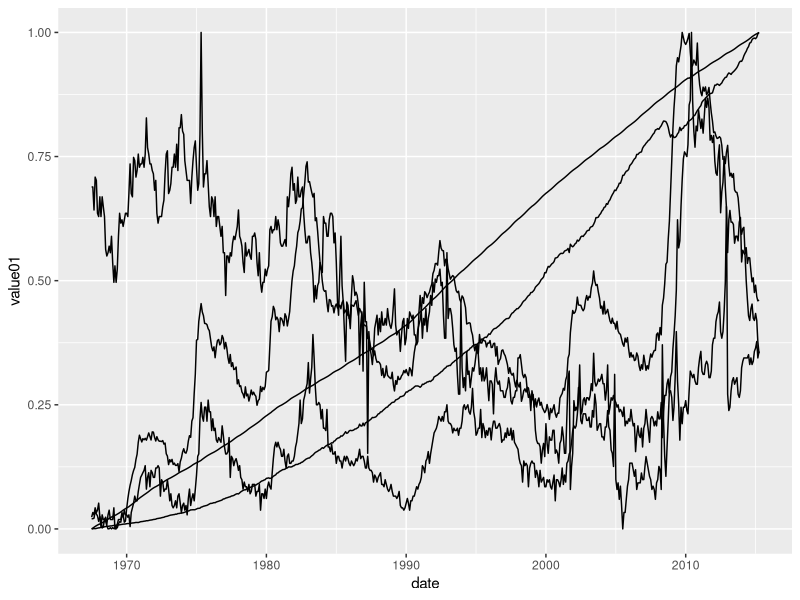
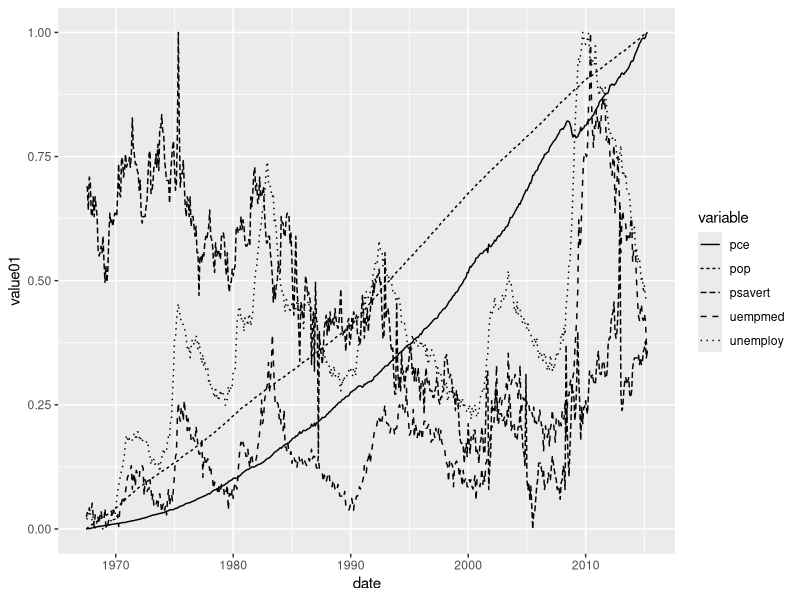
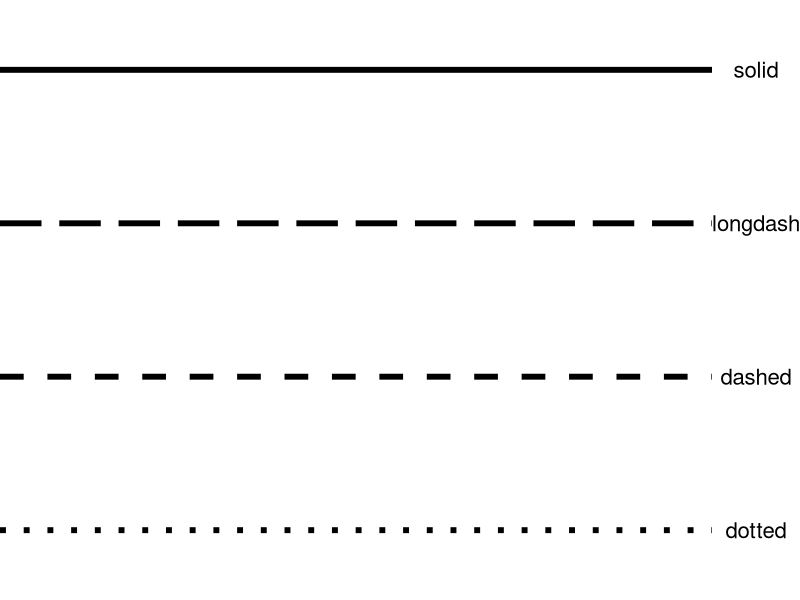

R code for these plots, in order:
library(ggplot2)


### Name: scale_linetype
### Title: Scale for line patterns
### Aliases: scale_linetype scale_linetype_binned scale_linetype_continuous
###   scale_linetype_discrete

### ** Examples

base <- ggplot(economics_long, aes(date, value01))
base + geom_line(aes(group = variable))
base + geom_line(aes(linetype = variable))

# See scale_manual for more flexibility

# Common line types ----------------------------
df_lines <- data.frame(
  linetype = factor(
    1:4,
    labels = c("solid", "longdash", "dashed", "dotted")
  )
)
ggplot(df_lines) +
  geom_hline(aes(linetype = linetype, yintercept = 0), size = 2) +
  scale_linetype_identity() +
  facet_grid(linetype ~ .) +
  theme_void(20)



